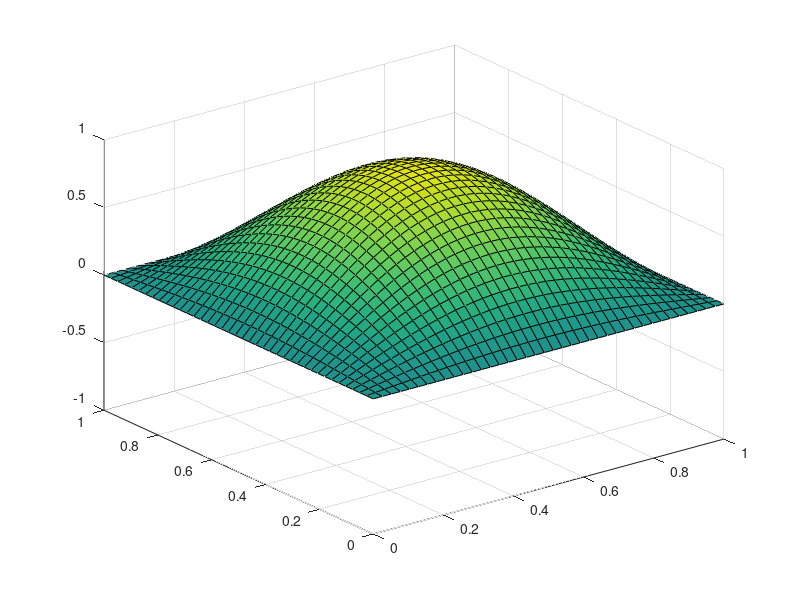

Here is the MATLAB script that generated this plot:
clear all;
%This script attemts to find the solution of the wave equation in two
%dimensions.

tend = 0.1;
dt = 0.00033;
J = 40;

%x in [0,1].
dx = 1/J;
%y in [0,1];
dy = 1/J;
%equal spacing in x and y direction.
mu = dt^2/dx^2

[x,y] = meshgrid(linspace(0,1,J));

%the boundary conditions are zero (of homogeneous diriclet type).
U1 = zeros(J);
U2 = zeros(J);

%the initial solution is u0(x,y) = sin(pi x) sin(pi y).
U = sin(pi*x).*sin(pi*y); 

Uold = U;
%figure('Renderer','zbuffer');
for t = 1:(tend/dt)
    elements = 2:J-1;  
    for i = 1:1:J
        %compute the columns where x is const.
        U1(elements,i) = mu*U(elements+1,i) + mu*U(elements-1,i); 
        %compute the columns where y is const.
        U2(i,elements) = mu*U(i,elements+1) + mu*U(i,elements-1);
    end
    Unew = (2 - 4*mu) .* U - Uold + U1 + U2;
    Uold = U;
    U = Unew;
    %surf(x,y,U); axis([0 1 0 1 -1 1 -1 1]);
    %M(t)= getframe;
end

%movie(M);
%movie2avi(M,'wave.avi','quality',100)
surf(x,y,U); axis([0 1 0 1 -1 1 -1 1]);     
        
        
        
        
        